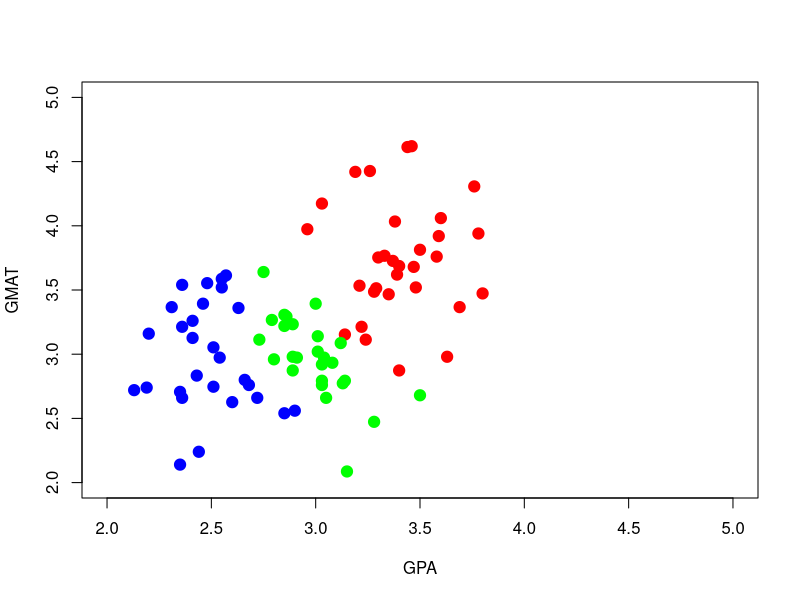
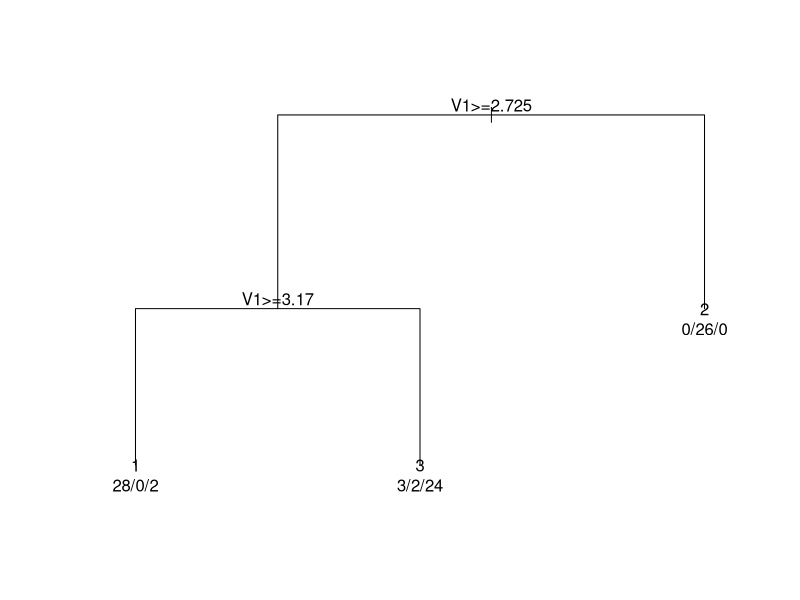
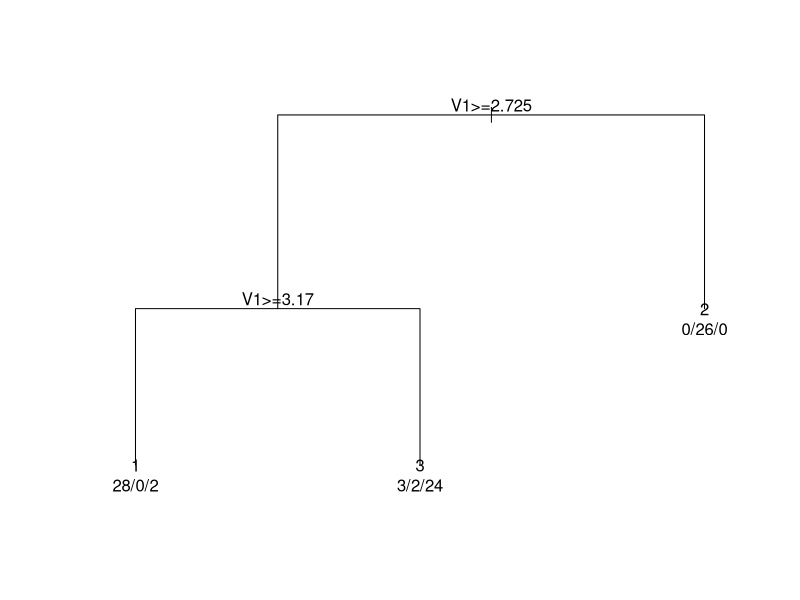
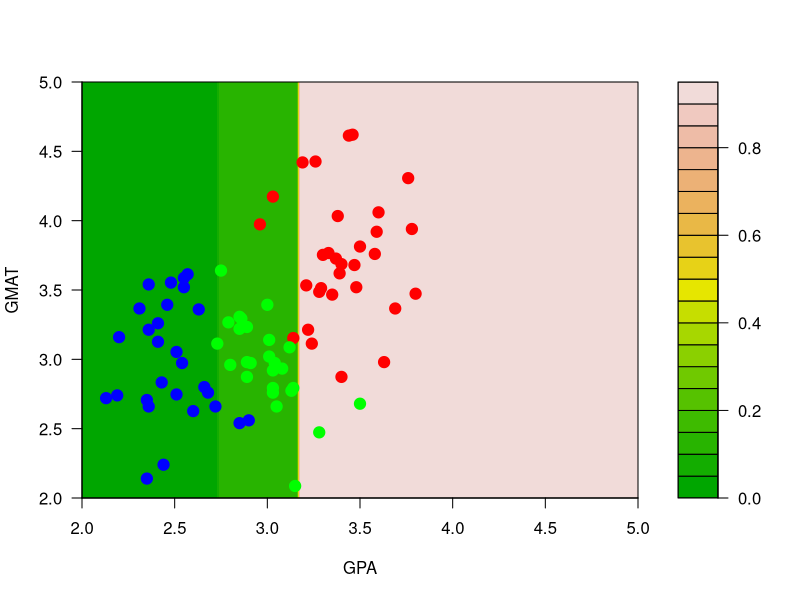
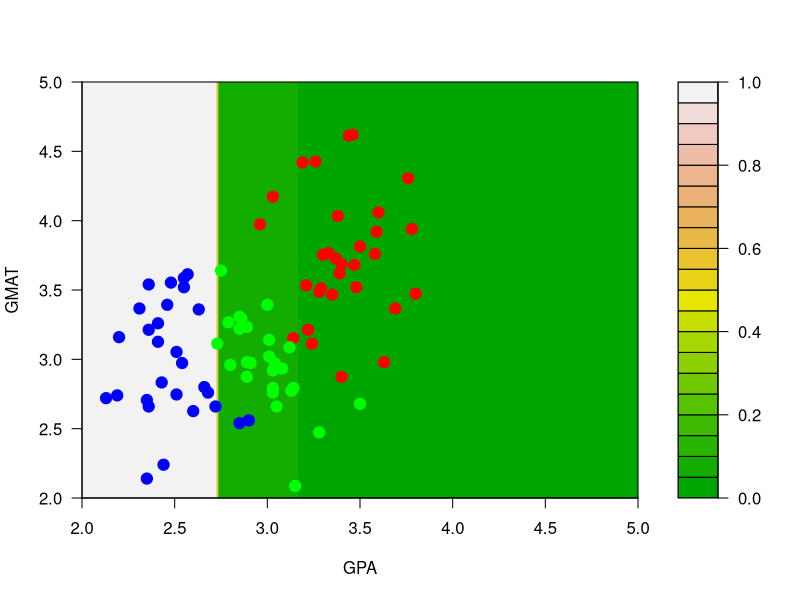
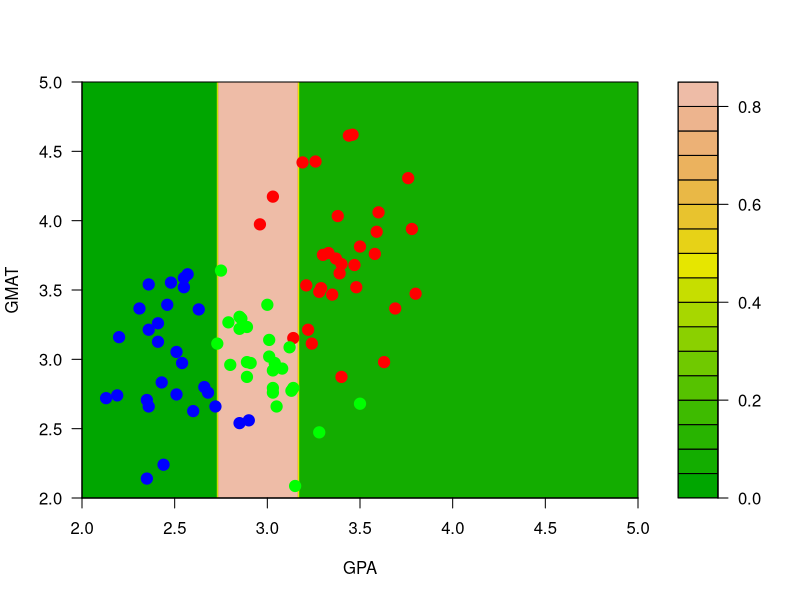
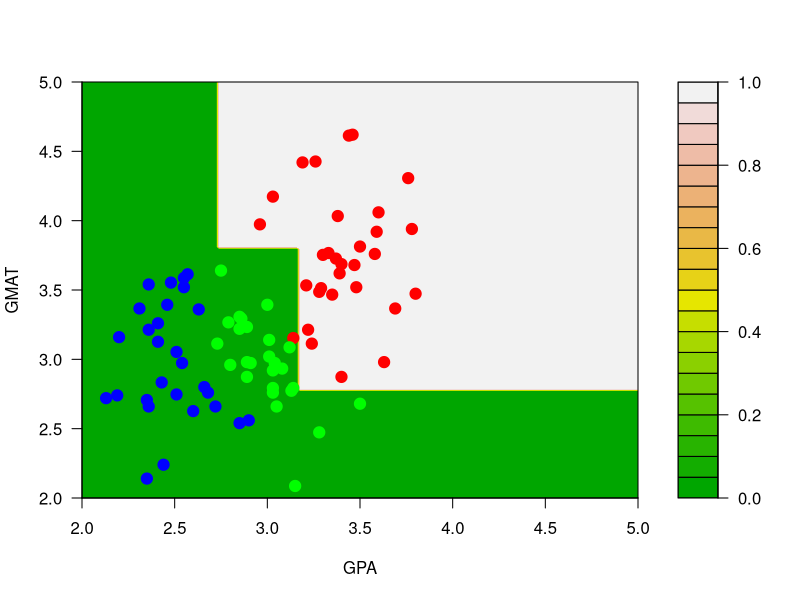
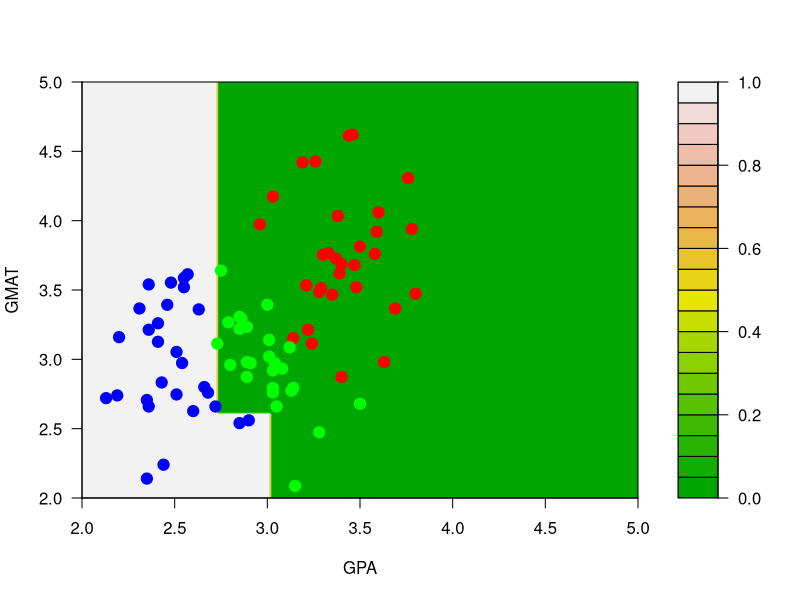

Here is the R script that generated these plots, in order:
## ---- chunk 1
mm <- read.table("data/T11-6.DAT", header = FALSE)
mm$V3 <- as.factor(mm$V3)
# re-scale one feature, for better plots
mm[, 2] <- mm[, 2] / 150
plot(mm[, 1:2],
  pch = 19, cex = 1.5, col = c("red", "blue", "green")[mm[, 3]],
  xlab = "GPA", "GMAT", xlim = c(2, 5), ylim = c(2, 5)
)
## ---- chunk 2
library(rpart)
a.t <- rpart(V3 ~ V1 + V2, data = mm, method = "class", parms = list(split = "gini"))
plot(a.t, margin = 0.05)
text(a.t, use.n = TRUE)
## ---- chunk 3
a.t <- rpart(V3 ~ V1 + V2, data = mm, method = "class", parms = list(split = "information"))
plot(a.t, margin = 0.05)
text(a.t, use.n = TRUE)
## ---- chunk 4
aa <- seq(2, 5, length = 200)
bb <- seq(2, 5, length = 200)
dd <- expand.grid(aa, bb)
names(dd) <- names(mm)[1:2]
p.t <- predict(a.t, newdata = dd, type = "prob")
## ---- chunk 5
filled.contour(aa, bb, matrix(p.t[, 1], 200, 200),
  col = terrain.colors(20), xlab = "GPA", ylab = "GMAT",
  panel.last = {
    points(mm[, -3], pch = 19, cex = 1.5, col = c("red", "blue", "green")[mm[, 3]])
  }
)
filled.contour(aa, bb, matrix(p.t[, 2], 200, 200),
  col = terrain.colors(20), xlab = "GPA", ylab = "GMAT",
  panel.last = {
    points(mm[, -3], pch = 19, cex = 1.5, col = c("red", "blue", "green")[mm[, 3]])
  }
)
filled.contour(aa, bb, matrix(p.t[, 3], 200, 200),
  col = terrain.colors(20), xlab = "GPA", ylab = "GMAT",
  panel.last = {
    points(mm[, -3], pch = 19, cex = 1.5, col = c("red", "blue", "green")[mm[, 3]])
  }
)
## ---- chunk 6
set.seed(123)
a.t <- rpart(V3 ~ V1 + V2,
  data = mm, method = "class", control = rpart.control(minsplit = 3, cp = 1e-8, xval = 10),
  parms = list(split = "information")
)
b <- a.t$cptable[which.min(a.t$cptable[, "xerror"]), "CP"]
a.t <- prune(a.t, cp = b)
p.t <- predict(a.t, newdata = dd, type = "prob")
filled.contour(aa, bb, matrix(p.t[, 1], 200, 200),
  col = terrain.colors(20), xlab = "GPA", ylab = "GMAT",
  panel.last = {
    points(mm[, -3], pch = 19, cex = 1.5, col = c("red", "blue", "green")[mm[, 3]])
  }
)
filled.contour(aa, bb, matrix(p.t[, 2], 200, 200),
  col = terrain.colors(20), xlab = "GPA", ylab = "GMAT",
  panel.last = {
    points(mm[, -3], pch = 19, cex = 1.5, col = c("red", "blue", "green")[mm[, 3]])
  }
)
filled.contour(aa, bb, matrix(p.t[, 3], 200, 200),
  col = terrain.colors(20), xlab = "GPA", ylab = "GMAT",
  panel.last = {
    points(mm[, -3], pch = 19, cex = 1.5, col = c("red", "blue", "green")[mm[, 3]])
  }
)
